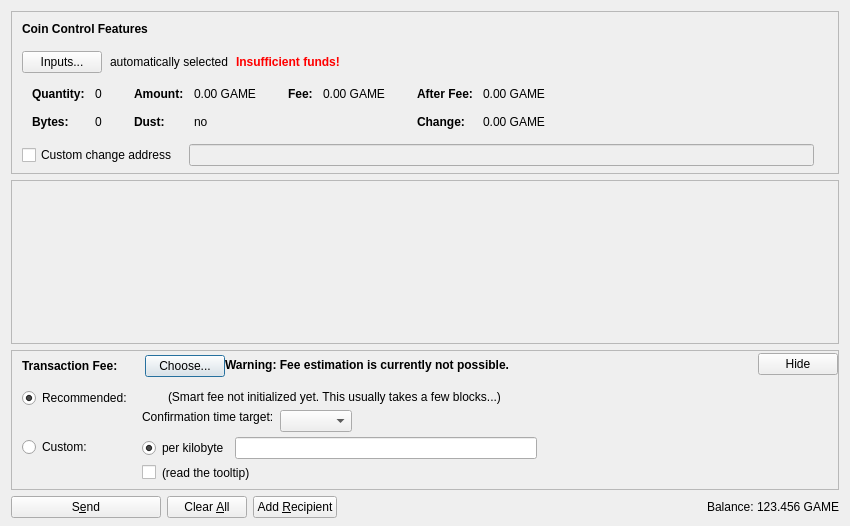
<?xml version="1.0" encoding="UTF-8"?>
<ui version="4.0">
 <class>SendCoinsDialog</class>
 <widget class="QDialog" name="SendCoinsDialog">
  <property name="geometry">
   <rect>
    <x>0</x>
    <y>0</y>
    <width>850</width>
    <height>526</height>
   </rect>
  </property>
  <property name="windowTitle">
   <string>Send Coins</string>
  </property>
  <layout class="QVBoxLayout" name="verticalLayout" stretch="0,1,0,0">
   <property name="bottomMargin">
    <number>8</number>
   </property>
   <item>
    <widget class="QFrame" name="frameCoinControl">
     <property name="sizePolicy">
      <sizepolicy hsizetype="Expanding" vsizetype="Expanding">
       <horstretch>0</horstretch>
       <verstretch>0</verstretch>
      </sizepolicy>
     </property>
     <property name="maximumSize">
      <size>
       <width>16777215</width>
       <height>16777215</height>
      </size>
     </property>
     <property name="frameShape">
      <enum>QFrame::StyledPanel</enum>
     </property>
     <property name="frameShadow">
      <enum>QFrame::Sunken</enum>
     </property>
     <layout class="QVBoxLayout" name="verticalLayoutCoinControl2">
      <property name="spacing">
       <number>0</number>
      </property>
      <property name="leftMargin">
       <number>0</number>
      </property>
      <property name="topMargin">
       <number>0</number>
      </property>
      <property name="rightMargin">
       <number>0</number>
      </property>
      <property name="bottomMargin">
       <number>6</number>
      </property>
      <item>
       <layout class="QVBoxLayout" name="verticalLayoutCoinControl" stretch="0,0,0,0,1">
        <property name="spacing">
         <number>0</number>
        </property>
        <property name="leftMargin">
         <number>10</number>
        </property>
        <property name="topMargin">
         <number>10</number>
        </property>
        <item>
         <layout class="QHBoxLayout" name="horizontalLayoutCoinControl1">
          <property name="bottomMargin">
           <number>15</number>
          </property>
          <item>
           <widget class="QLabel" name="labelCoinControlFeatures">
            <property name="sizePolicy">
             <sizepolicy hsizetype="Preferred" vsizetype="Maximum">
              <horstretch>0</horstretch>
              <verstretch>0</verstretch>
             </sizepolicy>
            </property>
            <property name="font">
             <font>
              <weight>75</weight>
              <bold>true</bold>
             </font>
            </property>
            <property name="styleSheet">
             <string notr="true">font-weight:bold;</string>
            </property>
            <property name="text">
             <string>Coin Control Features</string>
            </property>
           </widget>
          </item>
         </layout>
        </item>
        <item>
         <layout class="QHBoxLayout" name="horizontalLayoutCoinControl2" stretch="0,0,0,0">
          <property name="spacing">
           <number>8</number>
          </property>
          <property name="bottomMargin">
           <number>10</number>
          </property>
          <item>
           <widget class="QPushButton" name="pushButtonCoinControl">
            <property name="styleSheet">
             <string notr="true"/>
            </property>
            <property name="text">
             <string>Inputs...</string>
            </property>
            <property name="autoDefault">
             <bool>false</bool>
            </property>
           </widget>
          </item>
          <item>
           <widget class="QLabel" name="labelCoinControlAutomaticallySelected">
            <property name="text">
             <string>automatically selected</string>
            </property>
            <property name="margin">
             <number>5</number>
            </property>
           </widget>
          </item>
          <item>
           <widget class="QLabel" name="labelCoinControlInsuffFunds">
            <property name="font">
             <font>
              <weight>75</weight>
              <bold>true</bold>
             </font>
            </property>
            <property name="styleSheet">
             <string notr="true">color:red;font-weight:bold;</string>
            </property>
            <property name="text">
             <string>Insufficient funds!</string>
            </property>
            <property name="margin">
             <number>5</number>
            </property>
           </widget>
          </item>
          <item>
           <spacer name="horizontalSpacerCoinControl">
            <property name="orientation">
             <enum>Qt::Horizontal</enum>
            </property>
            <property name="sizeHint" stdset="0">
             <size>
              <width>40</width>
              <height>1</height>
             </size>
            </property>
           </spacer>
          </item>
         </layout>
        </item>
        <item>
         <widget class="QWidget" name="widgetCoinControl" native="true">
          <property name="sizePolicy">
           <sizepolicy hsizetype="Preferred" vsizetype="Preferred">
            <horstretch>0</horstretch>
            <verstretch>0</verstretch>
           </sizepolicy>
          </property>
          <property name="minimumSize">
           <size>
            <width>0</width>
            <height>0</height>
           </size>
          </property>
          <property name="styleSheet">
           <string notr="true"/>
          </property>
          <layout class="QHBoxLayout" name="horizontalLayoutCoinControl5">
           <property name="leftMargin">
            <number>0</number>
           </property>
           <property name="topMargin">
            <number>0</number>
           </property>
           <property name="rightMargin">
            <number>0</number>
           </property>
           <property name="bottomMargin">
            <number>0</number>
           </property>
           <item>
            <layout class="QHBoxLayout" name="horizontalLayoutCoinControl3" stretch="0,0,0,1">
             <property name="spacing">
              <number>20</number>
             </property>
             <property name="topMargin">
              <number>0</number>
             </property>
             <property name="bottomMargin">
              <number>10</number>
             </property>
             <item>
              <layout class="QFormLayout" name="formLayoutCoinControl1">
               <property name="horizontalSpacing">
                <number>10</number>
               </property>
               <property name="verticalSpacing">
                <number>14</number>
               </property>
               <property name="leftMargin">
                <number>10</number>
               </property>
               <property name="topMargin">
                <number>4</number>
               </property>
               <property name="rightMargin">
                <number>6</number>
               </property>
               <item row="0" column="0">
                <widget class="QLabel" name="labelCoinControlQuantityText">
                 <property name="font">
                  <font>
                   <weight>75</weight>
                   <bold>true</bold>
                  </font>
                 </property>
                 <property name="text">
                  <string>Quantity:</string>
                 </property>
                 <property name="margin">
                  <number>0</number>
                 </property>
                </widget>
               </item>
               <item row="0" column="1">
                <widget class="QLabel" name="labelCoinControlQuantity">
                 <property name="cursor">
                  <cursorShape>IBeamCursor</cursorShape>
                 </property>
                 <property name="contextMenuPolicy">
                  <enum>Qt::ActionsContextMenu</enum>
                 </property>
                 <property name="text">
                  <string notr="true">0</string>
                 </property>
                 <property name="margin">
                  <number>0</number>
                 </property>
                 <property name="textInteractionFlags">
                  <set>Qt::LinksAccessibleByMouse|Qt::TextSelectableByKeyboard|Qt::TextSelectableByMouse</set>
                 </property>
                </widget>
               </item>
               <item row="1" column="0">
                <widget class="QLabel" name="labelCoinControlBytesText">
                 <property name="font">
                  <font>
                   <weight>75</weight>
                   <bold>true</bold>
                  </font>
                 </property>
                 <property name="text">
                  <string>Bytes:</string>
                 </property>
                </widget>
               </item>
               <item row="1" column="1">
                <widget class="QLabel" name="labelCoinControlBytes">
                 <property name="cursor">
                  <cursorShape>IBeamCursor</cursorShape>
                 </property>
                 <property name="contextMenuPolicy">
                  <enum>Qt::ActionsContextMenu</enum>
                 </property>
                 <property name="text">
                  <string notr="true">0</string>
                 </property>
                 <property name="textInteractionFlags">
                  <set>Qt::LinksAccessibleByMouse|Qt::TextSelectableByKeyboard|Qt::TextSelectableByMouse</set>
                 </property>
                </widget>
               </item>
              </layout>
             </item>
             <item>
              <layout class="QFormLayout" name="formLayoutCoinControl2">
               <property name="horizontalSpacing">
                <number>10</number>
               </property>
               <property name="verticalSpacing">
                <number>14</number>
               </property>
               <property name="leftMargin">
                <number>6</number>
               </property>
               <property name="topMargin">
                <number>4</number>
               </property>
               <property name="rightMargin">
                <number>6</number>
               </property>
               <item row="0" column="0">
                <widget class="QLabel" name="labelCoinControlAmountText">
                 <property name="font">
                  <font>
                   <weight>75</weight>
                   <bold>true</bold>
                  </font>
                 </property>
                 <property name="text">
                  <string>Amount:</string>
                 </property>
                 <property name="margin">
                  <number>0</number>
                 </property>
                </widget>
               </item>
               <item row="0" column="1">
                <widget class="QLabel" name="labelCoinControlAmount">
                 <property name="cursor">
                  <cursorShape>IBeamCursor</cursorShape>
                 </property>
                 <property name="contextMenuPolicy">
                  <enum>Qt::ActionsContextMenu</enum>
                 </property>
                 <property name="text">
                  <string notr="true">0.00 GAME</string>
                 </property>
                 <property name="textInteractionFlags">
                  <set>Qt::LinksAccessibleByMouse|Qt::TextSelectableByKeyboard|Qt::TextSelectableByMouse</set>
                 </property>
                </widget>
               </item>
               <item row="1" column="0">
                <widget class="QLabel" name="labelCoinControlLowOutputText">
                 <property name="font">
                  <font>
                   <weight>75</weight>
                   <bold>true</bold>
                  </font>
                 </property>
                 <property name="text">
                  <string>Dust:</string>
                 </property>
                </widget>
               </item>
               <item row="1" column="1">
                <widget class="QLabel" name="labelCoinControlLowOutput">
                 <property name="cursor">
                  <cursorShape>IBeamCursor</cursorShape>
                 </property>
                 <property name="contextMenuPolicy">
                  <enum>Qt::ActionsContextMenu</enum>
                 </property>
                 <property name="text">
                  <string notr="true">no</string>
                 </property>
                 <property name="textInteractionFlags">
                  <set>Qt::LinksAccessibleByMouse|Qt::TextSelectableByKeyboard|Qt::TextSelectableByMouse</set>
                 </property>
                </widget>
               </item>
              </layout>
             </item>
             <item>
              <layout class="QFormLayout" name="formLayoutCoinControl3">
               <property name="horizontalSpacing">
                <number>10</number>
               </property>
               <property name="verticalSpacing">
                <number>14</number>
               </property>
               <property name="leftMargin">
                <number>6</number>
               </property>
               <property name="topMargin">
                <number>4</number>
               </property>
               <property name="rightMargin">
                <number>6</number>
               </property>
               <item row="0" column="0">
                <widget class="QLabel" name="labelCoinControlFeeText">
                 <property name="font">
                  <font>
                   <weight>75</weight>
                   <bold>true</bold>
                  </font>
                 </property>
                 <property name="text">
                  <string>Fee:</string>
                 </property>
                 <property name="margin">
                  <number>0</number>
                 </property>
                </widget>
               </item>
               <item row="0" column="1">
                <widget class="QLabel" name="labelCoinControlFee">
                 <property name="cursor">
                  <cursorShape>IBeamCursor</cursorShape>
                 </property>
                 <property name="contextMenuPolicy">
                  <enum>Qt::ActionsContextMenu</enum>
                 </property>
                 <property name="text">
                  <string notr="true">0.00 GAME</string>
                 </property>
                 <property name="textInteractionFlags">
                  <set>Qt::LinksAccessibleByMouse|Qt::TextSelectableByKeyboard|Qt::TextSelectableByMouse</set>
                 </property>
                </widget>
               </item>
              </layout>
             </item>
             <item>
              <layout class="QFormLayout" name="formLayoutCoinControl4">
               <property name="horizontalSpacing">
                <number>10</number>
               </property>
               <property name="verticalSpacing">
                <number>14</number>
               </property>
               <property name="leftMargin">
                <number>6</number>
               </property>
               <property name="topMargin">
                <number>4</number>
               </property>
               <property name="rightMargin">
                <number>6</number>
               </property>
               <item row="0" column="0">
                <widget class="QLabel" name="labelCoinControlAfterFeeText">
                 <property name="font">
                  <font>
                   <weight>75</weight>
                   <bold>true</bold>
                  </font>
                 </property>
                 <property name="text">
                  <string>After Fee:</string>
                 </property>
                 <property name="margin">
                  <number>0</number>
                 </property>
                </widget>
               </item>
               <item row="0" column="1">
                <widget class="QLabel" name="labelCoinControlAfterFee">
                 <property name="cursor">
                  <cursorShape>IBeamCursor</cursorShape>
                 </property>
                 <property name="contextMenuPolicy">
                  <enum>Qt::ActionsContextMenu</enum>
                 </property>
                 <property name="text">
                  <string notr="true">0.00 GAME</string>
                 </property>
                 <property name="textInteractionFlags">
                  <set>Qt::LinksAccessibleByMouse|Qt::TextSelectableByKeyboard|Qt::TextSelectableByMouse</set>
                 </property>
                </widget>
               </item>
               <item row="1" column="0">
                <widget class="QLabel" name="labelCoinControlChangeText">
                 <property name="font">
                  <font>
                   <weight>75</weight>
                   <bold>true</bold>
                  </font>
                 </property>
                 <property name="text">
                  <string>Change:</string>
                 </property>
                </widget>
               </item>
               <item row="1" column="1">
                <widget class="QLabel" name="labelCoinControlChange">
                 <property name="cursor">
                  <cursorShape>IBeamCursor</cursorShape>
                 </property>
                 <property name="contextMenuPolicy">
                  <enum>Qt::ActionsContextMenu</enum>
                 </property>
                 <property name="text">
                  <string notr="true">0.00 GAME</string>
                 </property>
                 <property name="textInteractionFlags">
                  <set>Qt::LinksAccessibleByMouse|Qt::TextSelectableByKeyboard|Qt::TextSelectableByMouse</set>
                 </property>
                </widget>
               </item>
              </layout>
             </item>
            </layout>
           </item>
          </layout>
         </widget>
        </item>
        <item>
         <layout class="QHBoxLayout" name="horizontalLayoutCoinControl4" stretch="0,0,0">
          <property name="spacing">
           <number>12</number>
          </property>
          <property name="sizeConstraint">
           <enum>QLayout::SetDefaultConstraint</enum>
          </property>
          <property name="topMargin">
           <number>5</number>
          </property>
          <property name="rightMargin">
           <number>5</number>
          </property>
          <item>
           <widget class="QCheckBox" name="checkBoxCoinControlChange">
            <property name="toolTip">
             <string>If this is activated, but the change address is empty or invalid, change will be sent to a newly generated address.</string>
            </property>
            <property name="text">
             <string>Custom change address</string>
            </property>
           </widget>
          </item>
          <item>
           <widget class="QValidatedLineEdit" name="lineEditCoinControlChange">
            <property name="enabled">
             <bool>false</bool>
            </property>
            <property name="sizePolicy">
             <sizepolicy hsizetype="Expanding" vsizetype="Fixed">
              <horstretch>0</horstretch>
              <verstretch>0</verstretch>
             </sizepolicy>
            </property>
           </widget>
          </item>
          <item>
           <widget class="QLabel" name="labelCoinControlChangeLabel">
            <property name="sizePolicy">
             <sizepolicy hsizetype="Preferred" vsizetype="Expanding">
              <horstretch>0</horstretch>
              <verstretch>0</verstretch>
             </sizepolicy>
            </property>
            <property name="minimumSize">
             <size>
              <width>0</width>
              <height>0</height>
             </size>
            </property>
            <property name="text">
             <string/>
            </property>
            <property name="margin">
             <number>3</number>
            </property>
           </widget>
          </item>
         </layout>
        </item>
        <item>
         <spacer name="verticalSpacerCoinControl">
          <property name="orientation">
           <enum>Qt::Vertical</enum>
          </property>
          <property name="sizeHint" stdset="0">
           <size>
            <width>800</width>
            <height>1</height>
           </size>
          </property>
         </spacer>
        </item>
       </layout>
      </item>
     </layout>
    </widget>
   </item>
   <item>
    <widget class="QScrollArea" name="scrollArea">
     <property name="widgetResizable">
      <bool>true</bool>
     </property>
     <widget class="QWidget" name="scrollAreaWidgetContents">
      <property name="geometry">
       <rect>
        <x>0</x>
        <y>0</y>
        <width>830</width>
        <height>104</height>
       </rect>
      </property>
      <layout class="QVBoxLayout" name="verticalLayout_2" stretch="0,1">
       <property name="leftMargin">
        <number>0</number>
       </property>
       <property name="topMargin">
        <number>0</number>
       </property>
       <property name="rightMargin">
        <number>0</number>
       </property>
       <property name="bottomMargin">
        <number>0</number>
       </property>
       <item>
        <layout class="QVBoxLayout" name="entries">
         <property name="spacing">
          <number>6</number>
         </property>
        </layout>
       </item>
       <item>
        <spacer name="verticalSpacer">
         <property name="orientation">
          <enum>Qt::Vertical</enum>
         </property>
         <property name="sizeHint" stdset="0">
          <size>
           <width>20</width>
           <height>40</height>
          </size>
         </property>
        </spacer>
       </item>
      </layout>
     </widget>
    </widget>
   </item>
   <item>
    <widget class="QFrame" name="frameFee">
     <property name="sizePolicy">
      <sizepolicy hsizetype="Expanding" vsizetype="Expanding">
       <horstretch>0</horstretch>
       <verstretch>0</verstretch>
      </sizepolicy>
     </property>
     <property name="maximumSize">
      <size>
       <width>16777215</width>
       <height>16777215</height>
      </size>
     </property>
     <property name="frameShape">
      <enum>QFrame::StyledPanel</enum>
     </property>
     <property name="frameShadow">
      <enum>QFrame::Sunken</enum>
     </property>
     <layout class="QVBoxLayout" name="verticalLayoutFee1">
      <property name="spacing">
       <number>0</number>
      </property>
      <property name="leftMargin">
       <number>0</number>
      </property>
      <property name="topMargin">
       <number>0</number>
      </property>
      <property name="rightMargin">
       <number>0</number>
      </property>
      <property name="bottomMargin">
       <number>0</number>
      </property>
      <item>
       <layout class="QVBoxLayout" name="verticalLayoutFee2" stretch="0,0,0">
        <property name="spacing">
         <number>0</number>
        </property>
        <property name="leftMargin">
         <number>10</number>
        </property>
        <property name="topMargin">
         <number>0</number>
        </property>
        <item>
         <layout class="QHBoxLayout" name="horizontalLayoutFee1">
          <property name="bottomMargin">
           <number>0</number>
          </property>
          <item>
           <layout class="QVBoxLayout" name="verticalLayoutFee7">
            <property name="spacing">
             <number>0</number>
            </property>
            <item>
             <spacer name="verticalSpacerSmartFee">
              <property name="orientation">
               <enum>Qt::Vertical</enum>
              </property>
              <property name="sizeType">
               <enum>QSizePolicy::Fixed</enum>
              </property>
              <property name="sizeHint" stdset="0">
               <size>
                <width>1</width>
                <height>4</height>
               </size>
              </property>
             </spacer>
            </item>
            <item>
             <layout class="QHBoxLayout" name="horizontalLayoutSmartFee">
              <property name="spacing">
               <number>10</number>
              </property>
              <item>
               <widget class="QLabel" name="labelFeeHeadline">
                <property name="sizePolicy">
                 <sizepolicy hsizetype="Preferred" vsizetype="Maximum">
                  <horstretch>0</horstretch>
                  <verstretch>0</verstretch>
                 </sizepolicy>
                </property>
                <property name="font">
                 <font>
                  <weight>75</weight>
                  <bold>true</bold>
                 </font>
                </property>
                <property name="styleSheet">
                 <string notr="true">font-weight:bold;</string>
                </property>
                <property name="text">
                 <string>Transaction Fee:</string>
                </property>
               </widget>
              </item>
              <item>
               <widget class="QLabel" name="labelFeeMinimized">
                <property name="text">
                 <string/>
                </property>
               </widget>
              </item>
              <item>
               <widget class="QPushButton" name="buttonChooseFee">
                <property name="text">
                 <string>Choose...</string>
                </property>
               </widget>
              </item>
             </layout>
            </item>
            <item>
             <spacer name="verticalSpacer_5">
              <property name="orientation">
               <enum>Qt::Vertical</enum>
              </property>
              <property name="sizeHint" stdset="0">
               <size>
                <width>1</width>
                <height>1</height>
               </size>
              </property>
             </spacer>
            </item>
           </layout>
          </item>
          <item>
           <widget class="QLabel" name="fallbackFeeWarningLabel">
            <property name="toolTip">
             <string>Using the fallbackfee can result in sending a transaction that will take several hours or days (or never) to confirm. Consider choosing your fee manually or wait until you have validated the complete chain.</string>
            </property>
            <property name="font">
            <font>
                <weight>75</weight>
                <bold>true</bold>
            </font>
            </property>
            <property name="text">
             <string>Warning: Fee estimation is currently not possible.</string>
            </property>
            <property name="wordWrap">
             <bool>false</bool>
            </property>
           </widget>
          </item>
          <item>
           <spacer name="horizontalSpacer_4">
            <property name="orientation">
             <enum>Qt::Horizontal</enum>
            </property>
            <property name="sizeType">
             <enum>QSizePolicy::MinimumExpanding</enum>
            </property>
            <property name="sizeHint" stdset="0">
             <size>
              <width>40</width>
              <height>20</height>
             </size>
            </property>
           </spacer>
          </item>
          <item>
           <widget class="QPushButton" name="buttonMinimizeFee">
            <property name="toolTip">
             <string>collapse fee-settings</string>
            </property>
            <property name="text">
             <string>Hide</string>
            </property>
           </widget>
          </item>
         </layout>
        </item>
        <item>
         <widget class="QFrame" name="frameFeeSelection">
          <layout class="QVBoxLayout" name="verticalLayoutFee12">
           <property name="spacing">
            <number>0</number>
           </property>
           <property name="leftMargin">
            <number>0</number>
           </property>
           <property name="topMargin">
            <number>0</number>
           </property>
           <property name="rightMargin">
            <number>0</number>
           </property>
           <property name="bottomMargin">
            <number>0</number>
           </property>
           <item>
            <layout class="QGridLayout" name="gridLayoutFee">
             <property name="topMargin">
              <number>10</number>
             </property>
             <property name="bottomMargin">
              <number>4</number>
             </property>
             <property name="horizontalSpacing">
              <number>10</number>
             </property>
             <property name="verticalSpacing">
              <number>4</number>
             </property>
             <item row="1" column="1">
              <layout class="QVBoxLayout" name="verticalLayoutFee8">
               <property name="spacing">
                <number>6</number>
               </property>
               <item>
                <layout class="QHBoxLayout" name="horizontalLayoutFee13">
                 <item>
                  <widget class="QRadioButton" name="radioCustomPerKilobyte">
                   <property name="toolTip">
                    <string>If the custom fee is set to 1000 satoshis and the transaction is only 250 bytes, then &quot;per kilobyte&quot; only pays 250 satoshis in fee, while &quot;total at least&quot; pays 1000 satoshis. For transactions bigger than a kilobyte both pay by kilobyte.</string>
                   </property>
                   <property name="text">
                    <string>per kilobyte</string>
                   </property>
                   <property name="checked">
                    <bool>true</bool>
                   </property>
                   <attribute name="buttonGroup">
                    <string notr="true">groupCustomFee</string>
                   </attribute>
                  </widget>
                 </item>
                 <item>
                  <widget class="BitcoinAmountField" name="customFee"/>
                 </item>
                 <item>
                  <spacer name="horizontalSpacer_6">
                   <property name="orientation">
                    <enum>Qt::Horizontal</enum>
                   </property>
                   <property name="sizeHint" stdset="0">
                    <size>
                     <width>1</width>
                     <height>1</height>
                    </size>
                   </property>
                  </spacer>
                 </item>
                </layout>
               </item>
               <item>
                <layout class="QHBoxLayout" name="horizontalLayoutFee8">
                 <item>
                  <widget class="QCheckBox" name="checkBoxMinimumFee">
                   <property name="toolTip">
                    <string>Paying only the minimum fee is just fine as long as there is less transaction volume than space in the blocks. But be aware that this can end up in a never confirming transaction once there is more demand for gamecredits transactions than the network can process.</string>
                   </property>
                   <property name="text">
                    <string/>
                   </property>
                  </widget>
                 </item>
                 <item>
                  <widget class="QLabel" name="labelMinFeeWarning">
                   <property name="enabled">
                    <bool>true</bool>
                   </property>
                   <property name="toolTip">
                    <string>Paying only the minimum fee is just fine as long as there is less transaction volume than space in the blocks. But be aware that this can end up in a never confirming transaction once there is more demand for gamecredits transactions than the network can process.</string>
                   </property>
                   <property name="text">
                    <string>(read the tooltip)</string>
                   </property>
                   <property name="margin">
                    <number>5</number>
                   </property>
                  </widget>
                 </item>
                 <item>
                  <spacer name="horizontalSpacer_2">
                   <property name="orientation">
                    <enum>Qt::Horizontal</enum>
                   </property>
                   <property name="sizeHint" stdset="0">
                    <size>
                     <width>1</width>
                     <height>1</height>
                    </size>
                   </property>
                  </spacer>
                 </item>
                </layout>
               </item>
              </layout>
             </item>
             <item row="0" column="0">
              <layout class="QVBoxLayout" name="verticalLayoutFee4" stretch="0,1">
               <item>
                <widget class="QRadioButton" name="radioSmartFee">
                 <property name="text">
                  <string>Recommended:</string>
                 </property>
                 <property name="checked">
                  <bool>true</bool>
                 </property>
                 <attribute name="buttonGroup">
                  <string notr="true">groupFee</string>
                 </attribute>
                </widget>
               </item>
               <item>
                <spacer name="verticalSpacer_2">
                 <property name="orientation">
                  <enum>Qt::Vertical</enum>
                 </property>
                 <property name="sizeHint" stdset="0">
                  <size>
                   <width>1</width>
                   <height>1</height>
                  </size>
                 </property>
                </spacer>
               </item>
              </layout>
             </item>
             <item row="1" column="0">
              <layout class="QVBoxLayout" name="verticalLayoutFee9" stretch="0,1">
               <item>
                <widget class="QRadioButton" name="radioCustomFee">
                 <property name="text">
                  <string>Custom:</string>
                 </property>
                 <attribute name="buttonGroup">
                  <string notr="true">groupFee</string>
                 </attribute>
                </widget>
               </item>
               <item>
                <spacer name="verticalSpacer_6">
                 <property name="orientation">
                  <enum>Qt::Vertical</enum>
                 </property>
                 <property name="sizeHint" stdset="0">
                  <size>
                   <width>1</width>
                   <height>1</height>
                  </size>
                 </property>
                </spacer>
               </item>
              </layout>
             </item>
             <item row="0" column="1">
              <layout class="QVBoxLayout" name="verticalLayoutFee3" stretch="0,0,1">
               <property name="spacing">
                <number>6</number>
               </property>
               <property name="topMargin">
                <number>2</number>
               </property>
               <item>
                <layout class="QHBoxLayout" name="horizontalLayoutFee12">
                 <item>
                  <widget class="QLabel" name="labelSmartFee">
                   <property name="text">
                    <string/>
                   </property>
                   <property name="margin">
                    <number>2</number>
                   </property>
                  </widget>
                 </item>
                 <item>
                  <widget class="QLabel" name="labelFeeEstimation">
                   <property name="text">
                    <string/>
                   </property>
                  </widget>
                 </item>
                 <item>
                  <widget class="QLabel" name="labelSmartFee2">
                   <property name="text">
                    <string>(Smart fee not initialized yet. This usually takes a few blocks...)</string>
                   </property>
                   <property name="margin">
                    <number>2</number>
                   </property>
                  </widget>
                 </item>
                 <item>
                  <spacer name="horizontalSpacer_5">
                   <property name="orientation">
                    <enum>Qt::Horizontal</enum>
                   </property>
                   <property name="sizeHint" stdset="0">
                    <size>
                     <width>1</width>
                     <height>1</height>
                    </size>
                   </property>
                  </spacer>
                 </item>
                </layout>
               </item>
               <item>
                <layout class="QHBoxLayout" name="horizontalLayoutFee9">
                 <item>
                  <layout class="QVBoxLayout" name="verticalLayoutFee6">
                   <item>
                    <widget class="QLabel" name="labelSmartFee3">
                     <property name="text">
                      <string>Confirmation time target:</string>
                     </property>
                     <property name="margin">
                      <number>2</number>
                     </property>
                    </widget>
                   </item>
                   <item>
                    <spacer name="verticalSpacer_3">
                     <property name="orientation">
                      <enum>Qt::Vertical</enum>
                     </property>
                     <property name="sizeHint" stdset="0">
                      <size>
                       <width>1</width>
                       <height>1</height>
                      </size>
                     </property>
                    </spacer>
                   </item>
                  </layout>
                 </item>
                 <item>
                  <layout class="QVBoxLayout" name="verticalLayoutFee5">
                   <property name="rightMargin">
                    <number>30</number>
                   </property>
                   <item>
                    <layout class="QHBoxLayout" name="horizontalLayoutConfTarget">
                     <property name="bottomMargin">
                      <number>0</number>
                     </property>
                     <item>
                      <widget class="QComboBox" name="confTargetSelector"/>
                     </item>
                     <item>
                      <spacer name="horizontalSpacerConfTarget">
                       <property name="orientation">
                        <enum>Qt::Horizontal</enum>
                       </property>
                       <property name="sizeHint" stdset="0">
                        <size>
                         <width>40</width>
                         <height>20</height>
                        </size>
                       </property>
                      </spacer>
                     </item>
                    </layout>
                   </item>
                  </layout>
                 </item>
                </layout>
               </item>
               <item>
                <spacer name="verticalSpacer_4">
                 <property name="orientation">
                  <enum>Qt::Vertical</enum>
                 </property>
                 <property name="sizeHint" stdset="0">
                  <size>
                   <width>1</width>
                   <height>1</height>
                  </size>
                 </property>
                </spacer>
               </item>
              </layout>
             </item>
            </layout>
           </item>
          </layout>
         </widget>
        </item>
        <item>
         <spacer name="verticalSpacerFee">
          <property name="orientation">
           <enum>Qt::Vertical</enum>
          </property>
          <property name="sizeHint" stdset="0">
           <size>
            <width>40</width>
            <height>5</height>
           </size>
          </property>
         </spacer>
        </item>
       </layout>
      </item>
     </layout>
    </widget>
   </item>
   <item>
    <layout class="QHBoxLayout" name="horizontalLayout">
     <item>
      <widget class="QPushButton" name="sendButton">
       <property name="minimumSize">
        <size>
         <width>150</width>
         <height>0</height>
        </size>
       </property>
       <property name="toolTip">
        <string>Confirm the send action</string>
       </property>
       <property name="text">
        <string>S&amp;end</string>
       </property>
       <property name="icon">
        <iconset resource="../bitcoin.qrc">
         <normaloff>:/icons/send</normaloff>:/icons/send</iconset>
       </property>
       <property name="autoDefault">
        <bool>false</bool>
       </property>
       <property name="default">
        <bool>false</bool>
       </property>
      </widget>
     </item>
     <item>
      <widget class="QPushButton" name="clearButton">
       <property name="sizePolicy">
        <sizepolicy hsizetype="Minimum" vsizetype="Fixed">
         <horstretch>0</horstretch>
         <verstretch>0</verstretch>
        </sizepolicy>
       </property>
       <property name="toolTip">
        <string>Clear all fields of the form.</string>
       </property>
       <property name="text">
        <string>Clear &amp;All</string>
       </property>
       <property name="icon">
        <iconset resource="../bitcoin.qrc">
         <normaloff>:/icons/remove</normaloff>:/icons/remove</iconset>
       </property>
       <property name="autoDefault">
        <bool>false</bool>
       </property>
      </widget>
     </item>
     <item>
      <widget class="QPushButton" name="addButton">
       <property name="toolTip">
        <string>Send to multiple recipients at once</string>
       </property>
       <property name="text">
        <string>Add &amp;Recipient</string>
       </property>
       <property name="icon">
        <iconset resource="../bitcoin.qrc">
         <normaloff>:/icons/add</normaloff>:/icons/add</iconset>
       </property>
       <property name="autoDefault">
        <bool>false</bool>
       </property>
      </widget>
     </item>
     <item>
      <spacer name="horizontalSpacer">
       <property name="orientation">
        <enum>Qt::Horizontal</enum>
       </property>
       <property name="sizeHint" stdset="0">
        <size>
         <width>40</width>
         <height>20</height>
        </size>
       </property>
      </spacer>
     </item>
     <item>
      <layout class="QHBoxLayout" name="horizontalLayout_2">
       <property name="spacing">
        <number>3</number>
       </property>
       <item>
        <widget class="QLabel" name="label">
         <property name="sizePolicy">
          <sizepolicy hsizetype="Preferred" vsizetype="Fixed">
           <horstretch>0</horstretch>
           <verstretch>0</verstretch>
          </sizepolicy>
         </property>
         <property name="text">
          <string>Balance:</string>
         </property>
        </widget>
       </item>
       <item>
        <widget class="QLabel" name="labelBalance">
         <property name="sizePolicy">
          <sizepolicy hsizetype="Preferred" vsizetype="Fixed">
           <horstretch>0</horstretch>
           <verstretch>0</verstretch>
          </sizepolicy>
         </property>
         <property name="cursor">
          <cursorShape>IBeamCursor</cursorShape>
         </property>
         <property name="text">
          <string notr="true">123.456 GAME</string>
         </property>
         <property name="textInteractionFlags">
          <set>Qt::LinksAccessibleByMouse|Qt::TextSelectableByKeyboard|Qt::TextSelectableByMouse</set>
         </property>
        </widget>
       </item>
      </layout>
     </item>
    </layout>
   </item>
  </layout>
 </widget>
 <customwidgets>
  <customwidget>
   <class>QValidatedLineEdit</class>
   <extends>QLineEdit</extends>
   <header>qvalidatedlineedit.h</header>
  </customwidget>
  <customwidget>
   <class>BitcoinAmountField</class>
   <extends>QLineEdit</extends>
   <header>bitcoinamountfield.h</header>
   <container>1</container>
  </customwidget>
 </customwidgets>
 <resources>
  <include location="../bitcoin.qrc"/>
 </resources>
 <connections/>
 <buttongroups>
  <buttongroup name="groupFee"/>
  <buttongroup name="groupCustomFee"/>
 </buttongroups>
</ui>
